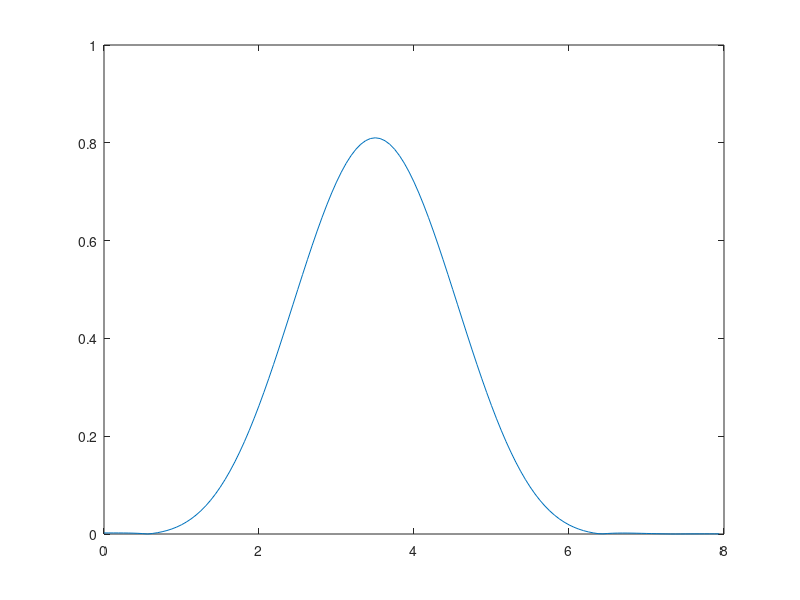

Write MATLAB code to recreate this figure.
clear all; clc;

f = [0, 1, 2, 3, 4, 5, 6, 7, 8];            % vektor f
m = [0, 0, 0, 1, 1, 0, 0, 0, 0];           % vektor m

% normalisasi frekuensi cut-off
f = f / 8;                          % f = f / fs2
n = 16;                             % orde 16, 1/2 frekuensi sampling = 8kHz
fs2 = 8;                            % hitung koefisien filter

% b = firpm(n, f, m); % firpm = Parks-McClellan optimal FIR filter design
b = fir2(n, f, m);

fid = fopen('fir.txt', 'w');        % buka file fir.txt
fprintf(fid, strcat('Koefisien filter FIR orde-'), int2str(n), ':\n');
fprintf(fid, strcat('Generated on-', datestr(now), '\n\n'));
for i = 1:n+1                       % simpan dalam file
    fprintf(fid, '%1.6f \n', b(i));
end
fclose(fid);                        % tutup file

[H, w] = freqz(b, 1, 128);          % respon frekuensi
plot(w/pi * fs2, abs(H));           % plot respon frekuensi
